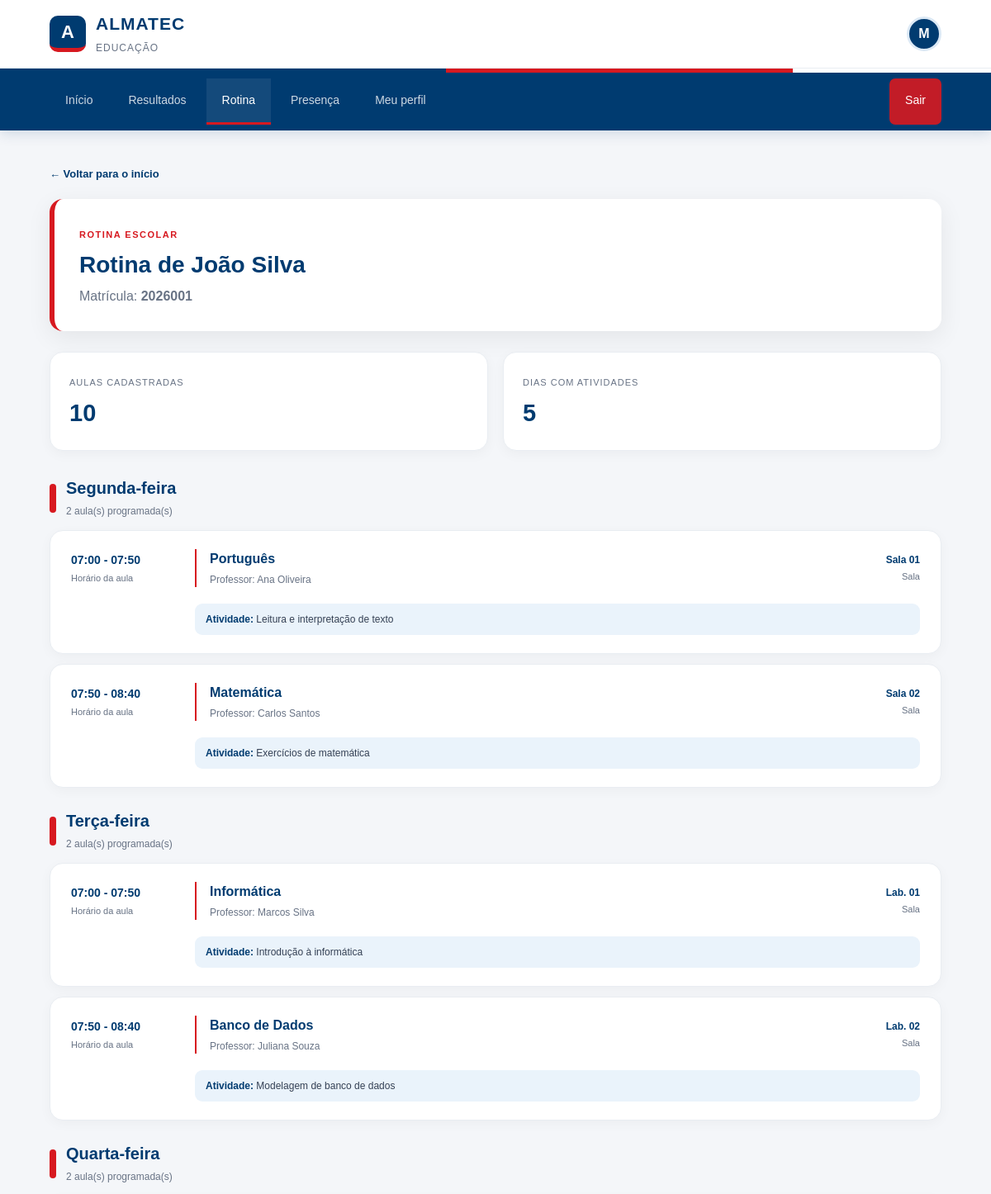
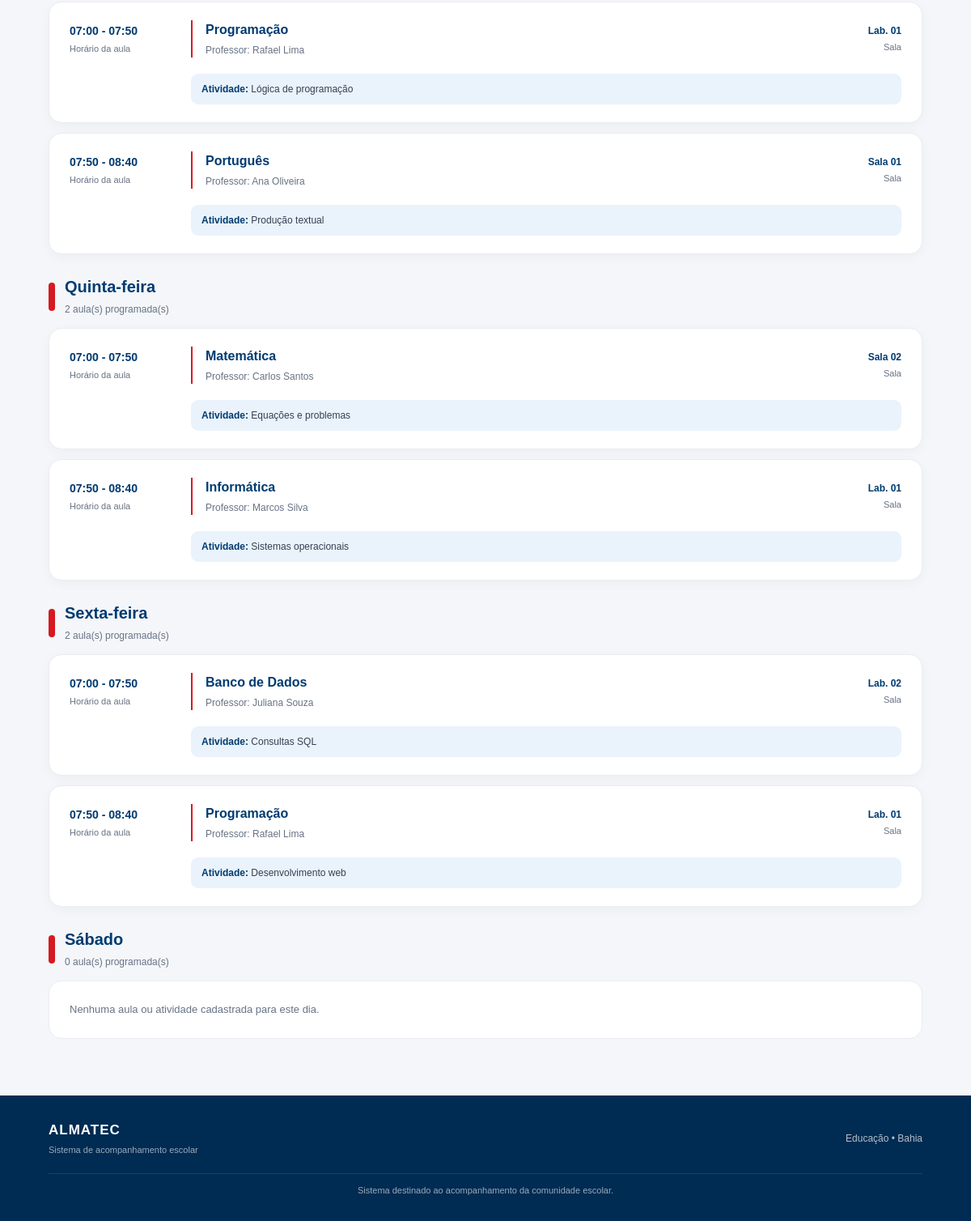
Screenshot of /responsavel/rotina.php (signed in) with the database file from the repository (2 pictures, top to bottom).
### tables this page shows
CREATE TABLE alunos (
    id INT AUTO_INCREMENT PRIMARY KEY,
    usuario_id INT NOT NULL,
    matricula VARCHAR(50) NOT NULL UNIQUE,
    FOREIGN KEY (usuario_id) REFERENCES usuarios(id)
);

CREATE TABLE usuarios (
    id INT AUTO_INCREMENT PRIMARY KEY,
    nome VARCHAR(100) NOT NULL,
    email VARCHAR(150) NOT NULL UNIQUE,
    senha VARCHAR(255) NOT NULL,
    tipo VARCHAR(20) NOT NULL
);

CREATE TABLE rotina (
    id INT AUTO_INCREMENT PRIMARY KEY,
    aluno_id INT NOT NULL,
    disciplina_id INT NOT NULL,
    dia_semana VARCHAR(20) NOT NULL,
    horario_inicio TIME NOT NULL,
    horario_fim TIME NOT NULL,
    sala VARCHAR(30),
    professor VARCHAR(100),
    atividade VARCHAR(255),
    FOREIGN KEY (aluno_id) REFERENCES alunos(id),
    FOREIGN KEY (disciplina_id) REFERENCES disciplinas(id)
);

CREATE TABLE disciplinas (
    id INT AUTO_INCREMENT PRIMARY KEY,
    nome VARCHAR(100) NOT NULL
);

### responsavel/rotina.php (the view, shortened to what this page needs)
<?php
require_once "../config/conexao.php";
$usuario_id = $_SESSION['usuario_id'];
$sql = "SELECT id
        FROM responsaveis
        WHERE usuario_id = ?";
$stmt = $conexao->prepare($sql);
$stmt->execute([$usuario_id]);
$responsavel = $stmt->fetch(PDO::FETCH_ASSOC);
$responsavel_id = $responsavel['id'];
$aluno_id = $_GET['aluno'] ?? null;
if (!$aluno_id) {
    $sql = "SELECT aluno_id
            FROM responsavel_aluno
            WHERE responsavel_id = ?
            LIMIT 1";
    $stmt = $conexao->prepare($sql);
    $stmt->execute([$responsavel_id]);
    $vinculo = $stmt->fetch(PDO::FETCH_ASSOC);
    $aluno_id = $vinculo['aluno_id'];
}
$sql = "SELECT
            a.id,
            a.matricula,
            u.nome
        FROM responsavel_aluno ra
        INNER JOIN alunos a
            ON ra.aluno_id = a.id
        INNER JOIN usuarios u
            ON a.usuario_id = u.id
        WHERE ra.responsavel_id = ?
        AND a.id = ?";
$stmt = $conexao->prepare($sql);
$stmt->execute([
    $responsavel_id,
    $aluno_id
]);
$aluno = $stmt->fetch(PDO::FETCH_ASSOC);
$sql = "SELECT
            r.id,
            r.dia_semana,
            r.horario_inicio,
            r.horario_fim,
            r.sala,
            r.professor,
            r.atividade,
            d.nome AS disciplina
        FROM rotina r
        INNER JOIN disciplinas d
            ON r.disciplina_id = d.id
        WHERE r.aluno_id = ?
        ORDER BY
            CASE r.dia_semana
                WHEN 'Segunda-feira' THEN 1
                WHEN 'Terça-feira' THEN 2
                WHEN 'Quarta-feira' THEN 3
                WHEN 'Quinta-feira' THEN 4
                WHEN 'Sexta-feira' THEN 5
                WHEN 'Sábado' THEN 6
                WHEN 'Domingo' THEN 7
                ELSE 8
            END,
            r.horario_inicio";
$stmt = $conexao->prepare($sql);
$stmt->execute([$aluno_id]);
$rotina = $stmt->fetchAll(PDO::FETCH_ASSOC);
$dias = [
    'Segunda-feira',
    'Terça-feira',
    'Quarta-feira',
    'Quinta-feira',
    'Sexta-feira',
    'Sábado'
];
$rotina_por_dia = [];
foreach ($dias as $dia) {
    $rotina_por_dia[$dia] = [];
}
foreach ($rotina as $item) {
    if (isset($rotina_por_dia[$item['dia_semana']])) {
        $rotina_por_dia[$item['dia_semana']][] = $item;
    }
}
?>
<!DOCTYPE html>
<html lang="pt-BR">
<head>
    <link rel="stylesheet"
          href="../css/style.css">
</head>
<body>
<header class="topo">
    <div class="topo-conteudo">
        <div class="logo-area">
            <div class="logo-icon">
                A
            </div>
            <div>
                <h1>ALMATEC</h1>
                <span>
                    Educação
                </span>
            </div>
        </div>
        <div class="usuario-area">
            <div class="usuario-avatar">
                <?= strtoupper(
                    substr(
                        $_SESSION['usuario_nome'],
                        0,
                        1
                    )
                ) ?>
            </div>
        </div>
    </div>
</header>
<div class="faixa-institucional">
    <div class="faixa-azul"></div>
    <div class="faixa-vermelha"></div>
    <div class="faixa-branca"></div>
</div>
<nav class="menu">
    <div class="menu-conteudo">
        <a href="dashboard.php"
           class="menu-link">
            Início
        </a>
        <a href="resultados.php?aluno=<?= $aluno_id ?>"
           class="menu-link">
            Resultados
        </a>
        <a href="rotina.php?aluno=<?= $aluno_id ?>"
           class="menu-link ativo">
            Rotina
        </a>
        <a href="presenca.php?aluno=<?= $aluno_id ?>"
           class="menu-link">
            Presença
        </a>
        <a href="perfil.php"
           class="menu-link">
            Meu perfil
        </a>
        <a href="logout.php"
           class="menu-sair">
            Sair
        </a>
    </div>
</nav>
<main class="container">
    <a href="dashboard.php"
       class="voltar">
        ← Voltar para o início
    </a>
    <section class="pagina-cabecalho">
        <span>
            ROTINA ESCOLAR
        </span>
        <h2>
            Rotina de
            <?= htmlspecialchars(
                $aluno['nome']
            ) ?>
        </h2>
        <p>
            Matrícula:
            <strong>
                <?= htmlspecialchars(
                    $aluno['matricula']
                ) ?>
            </strong>
        </p>
    </section>
    <section class="resumo-rotina">
        <div class="resumo-card">
            <span>
                Aulas cadastradas
            </span>
            <strong>
                <?= count($rotina) ?>
            </strong>
        </div>
        <div class="resumo-card">
            <span>
                Dias com atividades
            </span>
            <strong>
                <?php
                $dias_com_aula = 0;
                foreach ($rotina_por_dia as $aulas) {
                    if (count($aulas) > 0) {
                        $dias_com_aula++;
                    }
                }
                echo $dias_com_aula;
                ?>
            </strong>
        </div>
    </section>
    <?php foreach (
        $rotina_por_dia
        as $dia => $aulas
    ): ?>
        <section class="dia">
            <div class="dia-cabecalho">
                <div class="dia-indicador"></div>
                <div>
                    <h3>
                        <?= $dia ?>
                    </h3>
                    <span>
                        <?= count($aulas) ?>
                        aula(s) programada(s)
                    </span>
                </div>
            </div>
            <?php if (count($aulas) > 0): ?>
                <?php foreach ($aulas as $aula): ?>
                    <article class="aula">
                        <div class="horario">
                            <?= date(
                                'H:i',
                                strtotime(
                                    $aula['horario_inicio']
                                )
                            ) ?>
                            -
                            <?= date(
                                'H:i',
                                strtotime(
                                    $aula['horario_fim']
                                )
                            ) ?>
                            <small>
                                Horário da aula
                            </small>
                        </div>
                        <div class="disciplina">
                            <h4>
                                <?= htmlspecialchars(
                                    $aula['disciplina']
                                ) ?>
                            </h4>
                            <p>
                                Professor:
                                <?= htmlspecialchars(
                                    $aula['professor']
                                ) ?>
                            </p>
                        </div>
                        <div class="aula-info">
                            <strong>
                                <?= htmlspecialchars(
                                    $aula['sala']
                                ) ?>
                            </strong>
                            Sala
                        </div>
                        <div class="atividade">
                            <strong>
                                Atividade:
                            </strong>
                            <?= htmlspecialchars(
                                $aula['atividade']
                            ) ?>
                        </div>
                    </article>
                <?php endforeach; ?>
            <?php else: ?>
                <div class="sem-aulas">
                    Nenhuma aula ou atividade
                    cadastrada para este dia.
                </div>
            <?php endif; ?>
        </section>
    <?php endforeach; ?>
</main>
<footer class="rodape">
    <div class="rodape-conteudo">
        <div>
            <strong>
                ALMATEC
            </strong>
            <p>
                Sistema de acompanhamento escolar
            </p>
        </div>
        <div class="rodape-direita">
            <span>
                Educação • Bahia
            </span>
        </div>
    </div>
    <div class="rodape-linha"></div>
    <p class="copyright">
        Sistema destinado ao acompanhamento
        da comunidade escolar.
    </p>
</footer>
</body>
</html>

### css/style.css (style rules this page uses)
* { margin: 0; padding: 0; box-sizing: border-box; }
:root { --azul: #003b70; --azul-escuro: #002b52; --azul-claro: #eaf3fb; --vermelho: #d71920; --vermelho-claro: #fff0f1; --branco: #ffffff; --cinza-100: #f5f7fa; --cinza-200: #e9edf2; --cinza-500: #687385; --cinza-700: #344054; --preto: #17202a; --sombra: 0 8px 30px rgba(0, 0, 0, 0.07); --raio: 16px; }
body { font-family: Arial, Helvetica, sans-serif; background: #f4f6f9; color: var(--preto); min-height: 100vh; line-height: 1.5; }
a { text-decoration: none; color: inherit; }
.topo { background: var(--branco); border-bottom: 1px solid var(--cinza-200); position: relative; z-index: 10; }
.topo-conteudo { width: 90%; max-width: 1250px; margin: auto; height: 82px; display: flex; align-items: center; justify-content: space-between; }
.logo-area { display: flex; align-items: center; gap: 12px; }
.logo-icon { width: 44px; height: 44px; border-radius: 10px; background: var(--azul); color: white; display: flex; align-items: center; justify-content: center; font-size: 22px; font-weight: 900; border-bottom: 5px solid var(--vermelho); }
.logo-area h1 { color: var(--azul); font-size: 21px; letter-spacing: 1px; }
.logo-area span { color: var(--cinza-500); font-size: 12px; text-transform: uppercase; letter-spacing: 1px; }
.usuario-area { display: flex; align-items: center; gap: 14px; }
.usuario-avatar { width: 42px; height: 42px; border-radius: 50%; background: var(--azul); color: white; display: flex; justify-content: center; align-items: center; font-weight: bold; border: 3px solid #dce9f5; }
.faixa-institucional { height: 5px; display: flex; width: 100%; }
.faixa-azul { background: var(--azul); width: 45%; }
.faixa-vermelha { background: var(--vermelho); width: 35%; }
.faixa-branca { background: white; width: 20%; }
.menu { background: var(--azul); box-shadow: 0 4px 15px rgba(0, 59, 112, .15); }
.menu-conteudo { width: 90%; max-width: 1250px; margin: auto; display: flex; align-items: center; gap: 5px; }
.menu-link, .menu-sair { padding: 16px 19px; color: rgba(255,255,255,.8); font-size: 14px; transition: .25s; border-bottom: 3px solid transparent; }
.menu-link.ativo { color: white; border-bottom-color: var(--vermelho); background: rgba(255,255,255,.08); }
.menu-sair { margin-left: auto; color: white; background: rgba(215,25,32,.9); border-radius: 7px; margin-top: 7px; margin-bottom: 7px; }
.container { width: 90%; max-width: 1250px; margin: 40px auto 70px; }
.rodape { background: var(--azul-escuro); color: white; padding: 30px 5%; }
.rodape-conteudo { max-width: 1250px; margin: auto; display: flex; justify-content: space-between; align-items: center; }
.rodape strong { font-size: 17px; letter-spacing: 1px; }
.rodape p { color: rgba(255,255,255,.6); font-size: 11px; margin-top: 4px; }
.rodape-direita { font-size: 12px; color: rgba(255,255,255,.7); }
.rodape-linha { max-width: 1250px; margin: 20px auto 0; height: 1px; background: rgba(255,255,255,.1); }
.copyright { max-width: 1250px; margin: 12px auto 0 !important; text-align: center; }

### rows the page displays
alunos: usuario.nome "João Silva", matricula "2026001"
rotina: horario_inicio "07:00", horario_fim "07:50", disciplina.nome "Português", professor "Ana Oliveira", sala "Sala 01", atividade "Leitura e interpretação de texto"
rotina: horario_inicio "07:50", horario_fim "08:40", disciplina.nome "Matemática", professor "Carlos Santos", sala "Sala 02", atividade "Exercícios de matemática"
rotina: horario_inicio "07:00", horario_fim "07:50", disciplina.nome "Informática", professor "Marcos Silva", sala "Lab. 01", atividade "Introdução à informática"
rotina: horario_inicio "07:50", horario_fim "08:40", disciplina.nome "Banco de Dados", professor "Juliana Souza", sala "Lab. 02", atividade "Modelagem de banco de dados"
rotina: horario_inicio "07:00", horario_fim "07:50", disciplina.nome "Programação", professor "Rafael Lima", sala "Lab. 01", atividade "Lógica de programação"
rotina: horario_inicio "07:50", horario_fim "08:40", disciplina.nome "Português", professor "Ana Oliveira", sala "Sala 01", atividade "Produção textual"
rotina: horario_inicio "07:00", horario_fim "07:50", disciplina.nome "Matemática", professor "Carlos Santos", sala "Sala 02", atividade "Equações e problemas"
rotina: horario_inicio "07:50", horario_fim "08:40", disciplina.nome "Informática", professor "Marcos Silva", sala "Lab. 01", atividade "Sistemas operacionais"
rotina: horario_inicio "07:00", horario_fim "07:50", disciplina.nome "Banco de Dados", professor "Juliana Souza", sala "Lab. 02", atividade "Consultas SQL"
rotina: horario_inicio "07:50", horario_fim "08:40", disciplina.nome "Programação", professor "Rafael Lima", sala "Lab. 01", atividade "Desenvolvimento web"

### other values shown
count($rotina) "10"
$dias_com_aula "5"
$dia "Segunda-feira"
count($aulas) "2"
$dia "Terça-feira"
$dia "Quarta-feira"
$dia "Quinta-feira"
$dia "Sexta-feira"
$dia "Sábado"
count($aulas) "0"
